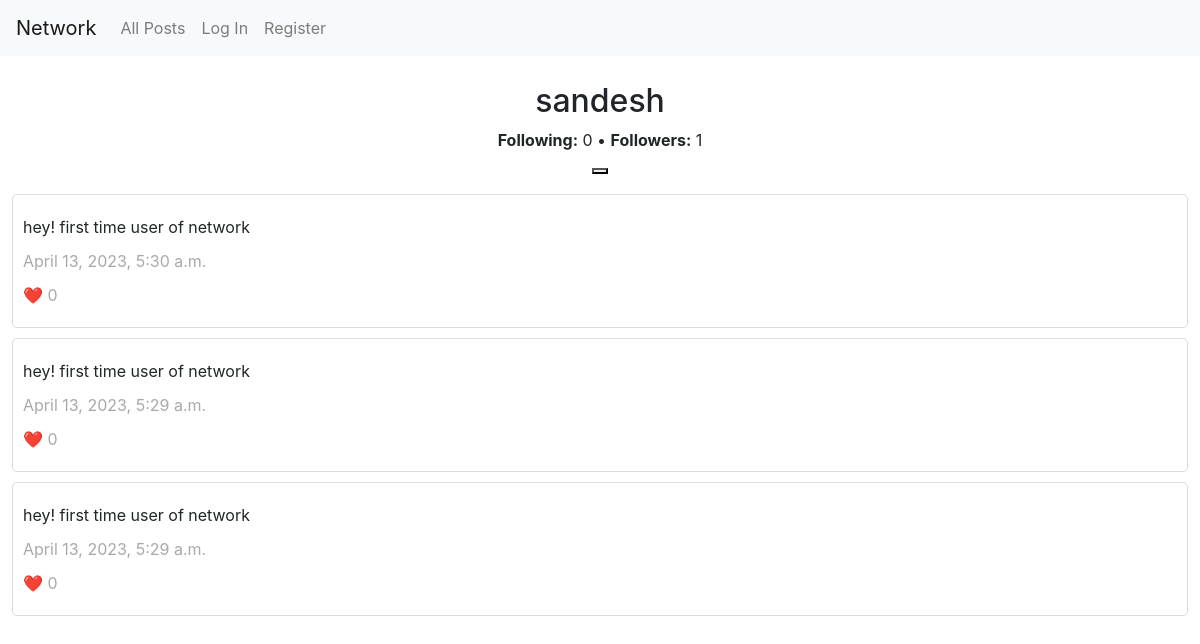
The page /users/2 on the database its author committed.
### network/models.py (models this page shows, shortened)
class User(AbstractUser):
    following = models.ManyToManyField("self", blank=True, symmetrical=False, related_name="followers")

class Post(models.Model):
    author = models.ForeignKey("User", on_delete=models.CASCADE, related_name="posts")
    content = models.TextField(blank=True)
    timestamp = models.DateTimeField(auto_now_add=True)
    likes = models.ManyToManyField("User", related_name="liked_posts", blank=True, null=True)

### network/views.py (the view)
# urls.py: path("users/<int:userId>", views.users, name="users"),
def users(request, userId):
    user = User.objects.get(pk=userId)
    return render(request, "network/user.html", {
        "userProfile": user,
        "posts": user.posts.all().order_by("-timestamp").all(),
        "followers": user.followers.all()
    })

### network/templates/network/user.html (shortened to what this page needs)
{% extends "network/layout.html" %}
{% load static %}
{% block body %}
    <div class="user-info" id="{{ user.id }}">
        <h2>{{ userProfile }}</h2>
        <p><strong>Following:</strong> <span class="following-count">{{ userProfile.following.count }}</span> • <strong>Followers:</strong> <span class="follower-count">{{ userProfile.followers.count }}</span></p>
        {% if user != userProfile %}
        <button class="follow"></button>
        {% endif %}
    </div>
    {% for post in posts %}
        <div class="post">
            <p class="post-content">{{ post.content }}</p>
            <p class="post-time">{{ post.timestamp }}</p>
            <p class="post-likes">❤️ {{ post.likes.count }}</p>
        </div>
    {% empty %}
        <div class="nothing">
            <div>Unfortunately, nothing to show here.</div>
        </div>
    {% endfor %}
{% endblock %}

### network/static/network/styles.css (style rules this page uses)
.body > div { border: 1px solid gainsboro; border-radius: 5px; margin-bottom: 10px; padding: 10px; }
.post > p { margin: 10px 0; }
.post-time, .post-likes { color: darkgray; }
.user-info { border: none !important; display: flex; flex-direction: column; align-items: center; }

### rows shown on the page
User: username "sandesh", following.count "0", followers.count "1"
Post: content "hey! first time user of network", timestamp "April 13, 2023, 5:30 a.m.", likes.count "0"
Post: content "hey! first time user of network", timestamp "April 13, 2023, 5:29 a.m.", likes.count "0"
Post: content "hey! first time user of network", timestamp "April 13, 2023, 5:29 a.m.", likes.count "0"
